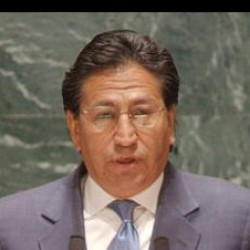
#> input picture group39_2/Data/Celeb_Faces_New/face1/Alejandro_Toledo_0001.jpg, 250 x 250 px; its folder holds only this picture in this run
$ python project_detection.py
#> lines starting #> are read from the running program, lines starting #| are printed output that depends on the picture; after the words box and inside, x2 and y2 are one past the last pixel; in counts of white or black regions, pixels touching at a corner belong together
# A Haar Cascade is an object detection method used to locate an object of interest in images
# We will use a pre-trained Haar Cascade model from OpenCV and Python to detect and extract faces from an image.
import cv2
import glob

for i in range(15):
    img_name = "face" + str(i+1)
    for img in glob.glob("Data/Celeb_Faces_New/" + img_name + "/*.jpg"):
        img_name = "MOD_" + img[img.rfind("/") + 1:]
        imagePath = img
        # convert input image to greyscale, because detecting luminance
        # as opposed to color, will generally yield better results in object detection
        image = cv2.imread(imagePath) # converting image to open cv object
#> image is the input picture: shape (250, 250, 3); mean B, G, R 94.5, 103.7, 116.8
        gray = cv2.cvtColor(image, cv2.COLOR_BGR2GRAY) # input image object to a grayscale
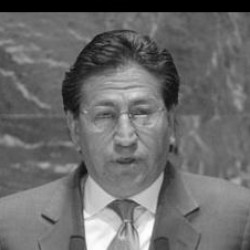
#> gray: shape (250, 250); min 0, max 254, mean 106.6
        # create face cascade objectthat will load haar cascade file with cv2 classifier method
        faceCascade = cv2.CascadeClassifier(cv2.data.haarcascades + "haarcascade_frontalface_default.xml")
        # detectMultiScale() generates a list of rectangles of all detected faces in the image
        # list of rectangles is a collection of pixel locations from the image, in the form of Rect(x,y,w,h).
        faces = faceCascade.detectMultiScale(
                gray,
                scaleFactor=1.3, # rate to reduce the image size at each image scale
                minNeighbors=3, # how many neighbors, or detections, each candidate rectangle should have to retain it
                minSize=(30, 30) # minimum possible object size, Objects smaller than this are ignored.
        )
#> faces = [[66, 68, 115, 115]]
        # print(faces, "faced")
        if not len(faces): # empty tuple
            print("Classifier could not work on this image",img)
            continue
        else:
            (x, y, w, h) = faces[0]
#> x = 66; y = 68; w = 115; h = 115
        # draw rectangle around faces
        cv2.rectangle(image, (x, y), (x+w, y+h), (0, 255, 0), 2) # (,,colour of line, thickness of line)
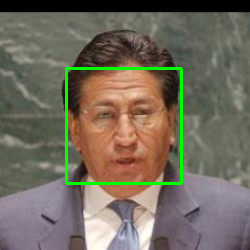
#> image: shape (250, 250, 3); 2.2% of pixels changed, all inside (x1, y1, x2, y2) = (65, 67, 183, 185)
        roi_color = image[y:y + h, x:x + w] #image is image with rectangle drawn on it
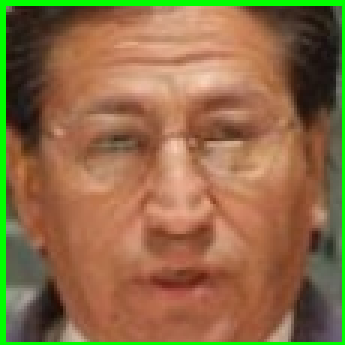
#> roi_color: shape (115, 115, 3) (shown 3 times larger); mean B, G, R 70.9, 108.7, 141.7
        img_name = "face" + str(i+1) + img_name
        status = cv2.imwrite("Data/Celebs_15_detected/face"+str(i+1)+"/" + img_name, roi_color)
        assert status == True
    # print("OUT OF LOOP")
